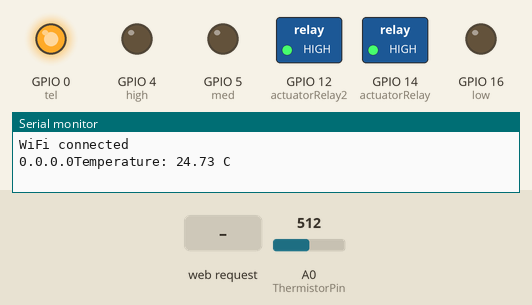
Recording of a sketch running on a simulated ESP8266 (NodeMCU). Parts: switched loads named in the sketch (green lamp = pin HIGH), output pins drawn as LEDs (lit = HIGH), the last lines printed to the serial monitor. The test bench sets the inputs (shaded band); at power-on: A0 (ThermistorPin) = 512. WiFi joins after 1.5 s; servers stay silent unless stated.

Above: at 1.7 s.
1.8 s: HTTP request GET /control/?mode_low_esp=1 received
At 3.3 s:
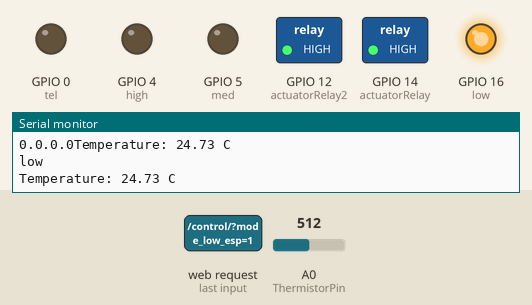
4.5 s: HTTP request GET /control/?mode_med_esp=1 received
At 4.8 s:
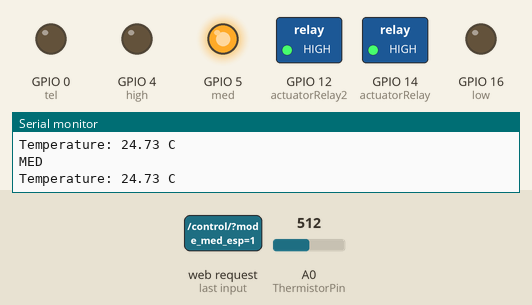
7.2 s: HTTP request GET /control/?mode_med_esp=0 received
At 9.1 s:
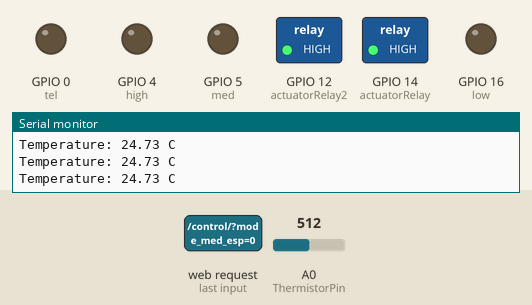
10.0 s: HTTP request GET /control/?mode_low_esp=1&mode_med_esp=1&switch_esp=1 received
At 11.8 s:
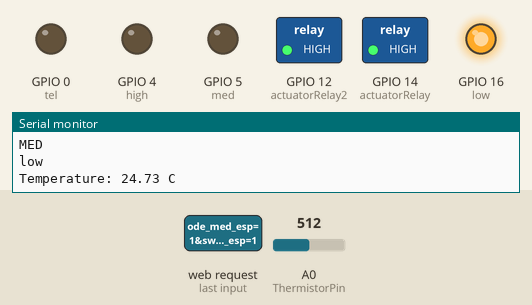
12.7 s: HTTP request GET /control/?mode_low_esp=0 received
At 14.9 s:
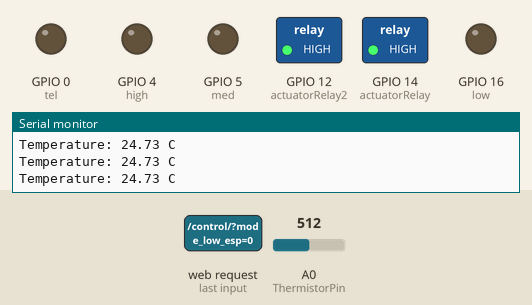
Timing chart, 0 to 16.4 s (numbered marks = the images above; inputs shaded):
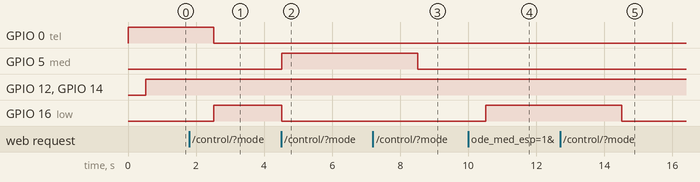

The sketch:

Test_air_conditioner.ino
```cpp
#include <ESP8266WiFi.h>
#include <WiFiClient.h>
#include <ESP8266WebServer.h>
#include <ESP8266HTTPClient.h>

long x=millis();

int low = 16; // D0
int med = 5; // D1
int high = 4; // D2
int tel = 0; // D3
int actuatorRelay = 14;  // D5
int actuatorRelay2 = 12; // D6
String stream;


int ThermistorPin = A0;

float baselineTemp = 10.0;
int Vo;

float R1 = 10000;
float logR2, R2, T, Tc, Tf;
float c1 = 1.009249522e-03, c2 = 2.378405444e-04, c3 = 2.019202697e-07;

int settedTemp=10.0;
bool settedTempActive = true;
bool done = false;
String action;
String val;


IPAddress staticIP(192, 168, 1, 146); //ESP static ip
IPAddress gateway(192, 168, 1, 1);   //IP Address of your WiFi Router (Gateway)
IPAddress subnet(255, 255, 255, 0);  //Subnet mask
IPAddress dns(8, 8, 8, 8);  //DNS

const char* ssid = "Akylly_Ahal_1";
const char* password = "akylly_ahal_1";
const char* deviceName = "Conditioner_control";
String serverUrl = "192.168.1.252";
String payload;
String device_key = "conditioner_control_esp";

ESP8266WebServer server(80);

void handleConditioner() {
  String mode_low = server.arg("mode_low_esp");
  String mode_med = server.arg("mode_med_esp");
  String mode_high = server.arg("mode_high_esp");
  String auto_manual_switch = server.arg("switch_esp");
  String temperature = server.arg("temperature_esp");

  mode_low.trim();
  mode_med.trim();
  mode_high.trim();
  auto_manual_switch.trim();
  temperature.trim();

  if (mode_high == "1"){
    digitalWrite(high,1);
    digitalWrite(tel,0);
    digitalWrite(low,0);
    digitalWrite(med,0);
    Serial.println("high");
  }
  else if (mode_high == "0"){
    digitalWrite(high,0);
  }

  if (mode_med == "1"){
    digitalWrite(med,1);
    digitalWrite(tel,0);
    digitalWrite(low,0);
    digitalWrite(high,0);
    Serial.println("MED");
  }
  else if (mode_med == "0"){
    digitalWrite(med,0);
  }

  if (mode_low == "1"){
    digitalWrite(low,1);
    digitalWrite(tel,0);
    digitalWrite(med,0);
    digitalWrite(high,0);
    Serial.println("low");
  }
  else if (mode_low == "0"){
    digitalWrite(low,0);
  }

  if (auto_manual_switch == "auto"){
    settedTempActive=true;
    digitalWrite(tel,1);
    Serial.println("autoMode");
  }
  else if (auto_manual_switch == "manual"){
    settedTempActive=false;
    digitalWrite(tel,0);
    digitalWrite(high,0);
    digitalWrite(low,0);
    digitalWrite(med,0);
    Serial.println("manualMode");
  }

 if (temperature.length() > 0){
    action = getStringPartByNr(temperature,':',0);
    val = getStringPartByNr(temperature,':',1);
    settedTemp = val.toInt();
    if(action=="heater"){
      Serial.println("heater mode: ");
      Serial.println(settedTemp);
      settedTempActive=true;
    }
    if(action=="cooler"){
      Serial.println("cooler mode: ");
      Serial.println(settedTemp);
      settedTempActive=true;
    }
  }
  server.send(200, "text/html", "ok");
}

void handlePong() {
 server.send(200, "text/html", device_key);
}

void returnTemp() {
 server.send(200, "text/html", "{temperature:"+String(Tc)+", setted:"+String(settedTemp)+"}");
}

void setup() {
  Serial.begin(115200);
  delay(10);

  pinMode(actuatorRelay, OUTPUT);
  pinMode(actuatorRelay2, OUTPUT);
  pinMode(tel, OUTPUT);
  pinMode(med, OUTPUT);
  pinMode(low, OUTPUT);
  pinMode(high, OUTPUT);
  digitalWrite(tel, HIGH);


  WiFi.begin(ssid, password);
  Serial.println("");
  WiFi.disconnect();
  WiFi.config(staticIP, subnet, gateway, dns);
  WiFi.begin(ssid, password);

  WiFi.mode(WIFI_STA);

  delay(500);
  Serial.println("");
  Serial.println("WiFi connected");

  Serial.print(WiFi.localIP());
  server.on("/ping/", handlePong);
  server.on("/control/", handleConditioner);
  server.on("/checkTemp/", returnTemp);
  server.begin();
}

void loop() {
  server.handleClient();
  controlTemp();
  temp();
}


void controlTemp(){
  if(settedTempActive==true){
    done = false;
    digitalWrite(actuatorRelay, 1);
    digitalWrite(actuatorRelay2, 1);
    if(action=="cooler"){
      if(done==false){
        if(Tc<settedTemp){
          Serial.println("cooling done");
          digitalWrite(actuatorRelay, 0);
          digitalWrite(actuatorRelay2, 0);
          done=true;
        }
      }
      if(Tc>settedTemp+2){
        done=false;
      }
    }
    if(action=="heater"){
      if(done==false){
        if(Tc>settedTemp){
          digitalWrite(actuatorRelay, 0);
          digitalWrite(actuatorRelay2, 0);
          done=true;
        }
      }
      if(Tc<settedTemp-2){
        done=false;
      }
    }
  }
  else if(settedTempActive==false){
    digitalWrite(actuatorRelay, 0);
    digitalWrite(actuatorRelay2, 0);
  }
}


void temp(){
  Vo = analogRead(ThermistorPin);
  R2 = R1 * (1023.0 / (float)Vo - 1.0);
  logR2 = log(R2);
  T = (1.0 / (c1 + c2*logR2 + c3*logR2*logR2*logR2));
  Tc = T - 273.15;
  Tf = (Tc * 9.0)/ 5.0 + 32.0;
  // Serial.println(T);
   Serial.print("Temperature: ");

  // Serial.print(Tf);
  // Serial.println(" F; ");
   Serial.print(Tc);
   Serial.println(" C");
   delay(2000);
}

//////// splitting text by delimeter : /////
String getStringPartByNr(String data, char separator, int index){
    int stringData = 0;
    String dataPart = "";
    for(int i = 0; i<data.length()-1; i++){
      if(data[i]==separator) {
        stringData++;
      }else if(stringData==index) {
        dataPart.concat(data[i]);
      }else if(stringData>index){
        return dataPart;
        break;
      }
    }
    return dataPart;
}
```

Measured:
- after the input at 1.8 s, GPIO 0 (tel): HIGH → LOW after 0.72 s; GPIO 16 (low): LOW → HIGH after 0.72 s
- after the input at 4.5 s, GPIO 5 (med): LOW → HIGH at once; GPIO 16 (low): HIGH → LOW at once
- after the input at 7.2 s, GPIO 5 (med): HIGH → LOW after 1.3 s
- after the input at 10.0 s, GPIO 16 (low): LOW → HIGH after 0.52 s
- after the input at 12.7 s, GPIO 16 (low): HIGH → LOW after 1.8 s
